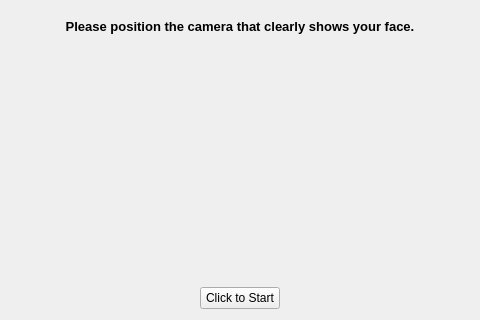
<?xml version="1.0" encoding="UTF-8"?>
<ui version="4.0">
 <class>CamSetPage</class>
 <widget class="QWidget" name="CamSetPage">
  <property name="geometry">
   <rect>
    <x>0</x>
    <y>0</y>
    <width>480</width>
    <height>320</height>
   </rect>
  </property>
  <property name="sizePolicy">
   <sizepolicy hsizetype="Fixed" vsizetype="Fixed">
    <horstretch>0</horstretch>
    <verstretch>0</verstretch>
   </sizepolicy>
  </property>
  <property name="maximumSize">
   <size>
    <width>480</width>
    <height>320</height>
   </size>
  </property>
  <property name="windowTitle">
   <string>Form</string>
  </property>
  <layout class="QVBoxLayout" name="verticalLayout">
   <item>
    <widget class="QLabel" name="infoLabel">
     <property name="sizePolicy">
      <sizepolicy hsizetype="Expanding" vsizetype="Preferred">
       <horstretch>0</horstretch>
       <verstretch>0</verstretch>
      </sizepolicy>
     </property>
     <property name="minimumSize">
      <size>
       <width>0</width>
       <height>0</height>
      </size>
     </property>
     <property name="maximumSize">
      <size>
       <width>500</width>
       <height>30</height>
      </size>
     </property>
     <property name="font">
      <font>
       <pointsize>10</pointsize>
       <bold>true</bold>
      </font>
     </property>
     <property name="text">
      <string>Please position the camera that clearly shows your face.</string>
     </property>
     <property name="alignment">
      <set>Qt::AlignCenter</set>
     </property>
    </widget>
   </item>
   <item>
    <widget class="QLabel" name="videoLabel">
     <property name="text">
      <string/>
     </property>
     <property name="alignment">
      <set>Qt::AlignCenter</set>
     </property>
    </widget>
   </item>
   <item alignment="Qt::AlignHCenter">
    <widget class="QPushButton" name="nextButton">
     <property name="maximumSize">
      <size>
       <width>100</width>
       <height>16777215</height>
      </size>
     </property>
     <property name="text">
      <string>Click to Start</string>
     </property>
    </widget>
   </item>
  </layout>
 </widget>
 <resources/>
 <connections/>
</ui>
